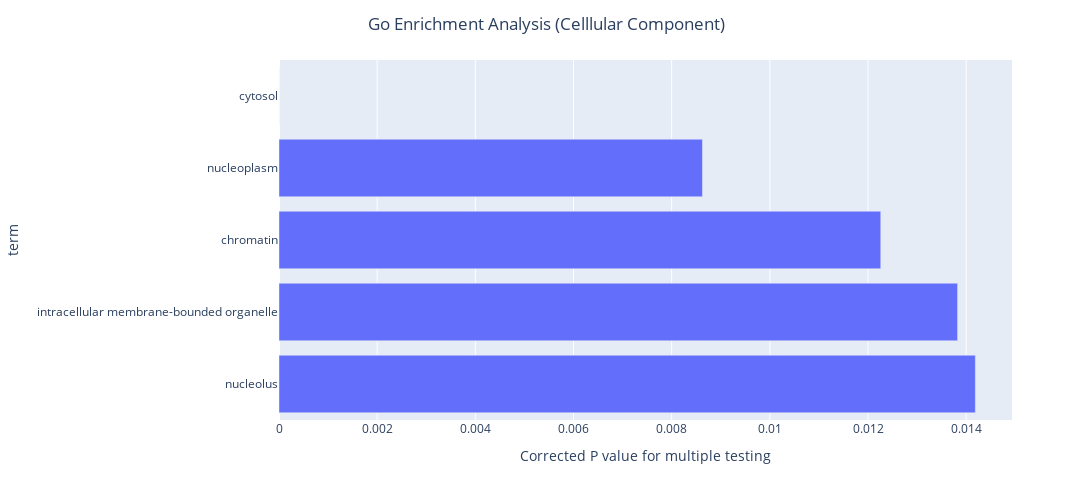

The notebook cell this image was saved under:
### Code cell
import plotly.express as px
cellular_component_df.sort_values(by = 'p_corr', ascending= False,inplace= True)
fig = px.bar(cellular_component_df, x='p_corr', y = 'term', orientation = 'h')
fig.update_layout(xaxis = dict(title = 'Corrected P value for multiple testing'))
fig.update_layout(width = 1500, height = 500)
fig.update_layout(title= dict(text = 'Go Enrichment Analysis (Celllular Component)', x = 0.5))
fig.show()

### Figure 1 — Plotly figure (JSON) as saved in the notebook; plotly's stock layout.template omitted (floating-point values rounded to 4 significant figures)
{"data": [{"alignmentgroup": "True", "hovertemplate": "p_corr=%{x}<br>term=%{y}<extra></extra>", "legendgroup": "", "marker": {"color": "#636efa", "pattern": {"shape": ""}}, "name": "", "offsetgroup": "", "orientation": "h", "showlegend": false, "textposition": "auto", "type": "bar", "x": [0.01419, 0.01382, 0.01226, 0.008627, 3.154e-11], "xaxis": "x", "y": ["nucleolus", "intracellular membrane-bounded organelle", "chromatin", "nucleoplasm", "cytosol"], "yaxis": "y"}], "layout": {"barmode": "relative", "height": 500, "legend": {"tracegroupgap": 0}, "margin": {"t": 60}, "title": {"text": "Go Enrichment Analysis (Celllular Component)", "x": 0.5}, "width": 1500, "xaxis": {"anchor": "y", "autorange": true, "domain": [0, 1], "range": [0, 0.01493], "title": {"text": "Corrected P value for multiple testing"}, "type": "linear"}, "yaxis": {"anchor": "x", "autorange": true, "domain": [0, 1], "range": [-0.5, 4.5], "title": {"text": "term"}, "type": "category"}}}
